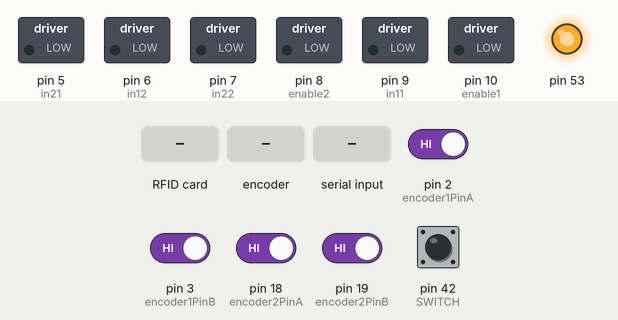
Simulated run of this sketch. Board: Arduino Mega 2560, built with avr-gcc and run on an emulated ATmega2560. Parts: switched loads named in the sketch (green lamp = pin HIGH), output pins drawn as LEDs (lit = HIGH). Wiring (inferred from the names in the program): DS3231 clock at I2C address 0x68. Inputs (shaded band) come from the test bench; at power-on: pin 2 (encoder1PinA), pin 3 (encoder1PinB), pin 18 (encoder2PinA), pin 19 (encoder2PinB) HIGH, pin 42 (SWITCH) LOW. The local clock reads 2024-03-15 10:24:30 at power-on unless the sketch sets it; what the sketch prints to the serial monitor is not drawn.

Above: at 1.3 s.
1.4 s: RFID card 5E 7A 19 C4 held to the reader
At 2.2 s:
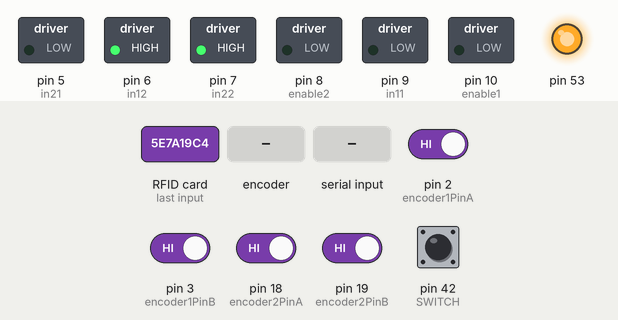
2.9 s: rotary encoder on pin 2 (encoder1PinA) / pin 3 (encoder1PinB) turned 1 step (first pin leading)
4.6 s: "90,45\n" received over Serial
6.2 s: RFID card 5E 7A 19 C4 held to the reader
At 7.3 s:
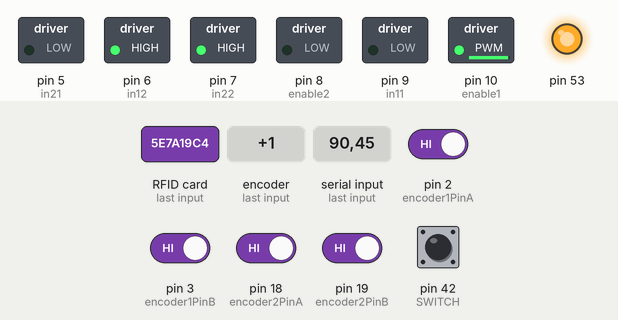
7.7 s: rotary encoder on pin 2 (encoder1PinA) / pin 3 (encoder1PinB) turned 2 steps (second pin leading)
At 9.1 s:
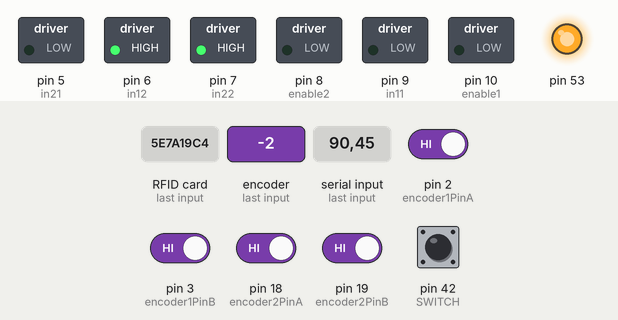
Timing chart, 0 to 10.6 s (numbered marks = the images above; inputs shaded):
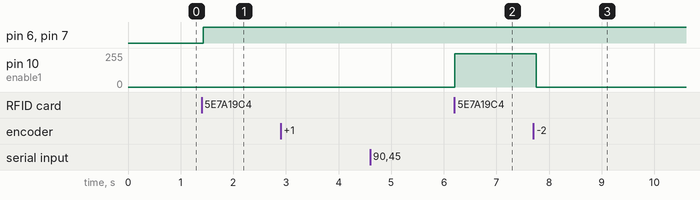

Measured:
- after the input at 1.4 s, pin 6 (in12), pin 7 (in22): LOW → HIGH at once
- after the input at 2.9 s, every drawn part: stays the same
- after the input at 4.6 s, every drawn part: stays the same
- after the input at 6.2 s, pin 10 (enable1): 0/255 → 250/255 at once
- after the input at 7.7 s, pin 10 (enable1): 250/255 → 0/255 after 0.05 s

The sketch:

elektroboj.ino
```cpp
 /*
 * Pin layout used:
 * ------------------------------------------------
 *             MFRC522      Arduino       Arduino
 *             Reader/PCD   Uno/101       Mega
 * Signal      Pin          Pin           Pin
 * ------------------------------------------------
 * RST/Reset   RST          9             5
 * SPI SS 1    SDA(SS)      ** custom, take a unused pin, only HIGH/LOW required **
 * SPI SS 2    SDA(SS)      ** custom, take a unused pin, only HIGH/LOW required **
 * SPI MOSI    MOSI         11 / ICSP-4   51
 * SPI MISO    MISO         12 / ICSP-1   50
 * SPI SCK     SCK          13 / ICSP-3   52
 */

#include "Wire.h"
#include <SPI.h>
#include <MFRC522.h>

#define DS3231_I2C_ADDRESS 0x68   // I2C adress for RTC

#define RST_PIN        49         // Configurable, see typical pin layout above
#define SS_1_PIN       46         // Configurable, Data pin for RFID1
#define SS_2_PIN       48         // Configurable, Data pin for RFID2

#define SWITCH         42         //limit switch input pin (in the middle on the switch)

byte ssPins[] = {SS_1_PIN, SS_2_PIN};
MFRC522 mfrc522[2];               // Create MFRC522 instance.
String uidString;                 // RFID card ID
String card_ID = "prazno";
bool flag_l=0;                    //flag lezaljka
bool flag_s=0;                    //flag sef
bool flag_switch=0;
bool flag_motor=0;
int time_spent=0;

int enable1 = 10;   //pin 10 - bijela
int in11 = 9;       //pin 9 - zelena
int in12 = 6;       //pin 6 - plava

int enable2 = 8;   //pin 8 - zelena
int in21 = 5;       //pin 5 - plava
int in22 = 7;       //pin 7 - ružičasta

int zadano = 0;
float degree1 = 0.0;
float degree2 = 0.0;
int encoder1PinA = 2;   // right (labeled DT on our decoder, yellow wire)
int encoder1PinB = 3;  // left (labeled CLK on our decoder, red wire)s

int encoder2PinA = 18;   // right (labeled DT on our decoder, yellow wire)
int encoder2PinB = 19;  // left (labeled CLK on our decoder, red wire)s

long int encoderPos1 = 0;  // a counter for the dial
static boolean rotating1=false;      // debounce management

long int encoderPos2 = 0;  // a counter for the dial
static boolean rotating2=false;      // debounce management

// interrupt service routine vars
boolean A_set1 = false;
boolean B_set1 = false;

boolean A_set2 = false;
boolean B_set2 = false;


//SETUP ***************************************************************************
void setup() {
pinMode(enable1, OUTPUT);
pinMode(in11, OUTPUT);
pinMode(in12, OUTPUT);
pinMode(enable1, OUTPUT);
pinMode(encoder1PinA, INPUT_PULLUP); // new method of enabling pullups
pinMode(encoder1PinB, INPUT_PULLUP);

pinMode(enable2, OUTPUT);
pinMode(in21, OUTPUT);
pinMode(in22, OUTPUT);
pinMode(enable2, OUTPUT);
pinMode(encoder2PinA, INPUT_PULLUP); // new method of enabling pullups
pinMode(encoder2PinB, INPUT_PULLUP);

// ENKODER1 PREKID PIN A
attachInterrupt(digitalPinToInterrupt(encoder1PinA), doEncoder1A, CHANGE);
// ENKODER1 PREKID PIN B
attachInterrupt(digitalPinToInterrupt(encoder1PinB), doEncoder1B, CHANGE);

// ENKODER2 PREKID PIN A
attachInterrupt(digitalPinToInterrupt(encoder2PinA), doEncoder2A, CHANGE);
// ENKODER2 PREKID PIN B
attachInterrupt(digitalPinToInterrupt(encoder2PinB), doEncoder2B, CHANGE);
  Wire.begin();                   // Begin I2C communication
  setDS3231time(0,0,0);           // DS3231 seconds, minutes, hours

  pinMode(OUTPUT, SWITCH);

  Serial.begin(115200);           // Initialize serial communications with the PC
  while (!Serial);                // Do nothing if no serial port is opened (added for Arduinos based on ATMEGA32U4)
  SPI.begin();                    // Init SPI bus

  for (uint8_t reader = 0; reader < 2; reader++) {
    mfrc522[reader].PCD_Init(ssPins[reader], RST_PIN); // Init each MFRC522 card
    Serial.print(F("Reader "));
    Serial.print(reader);
    Serial.print(F(": "));
    mfrc522[reader].PCD_DumpVersionToSerial();
  }
Serial.println("setup done");
}


//loop ******************************************************************************************************************
void loop() {

  if (Serial.available() > 0){
    zadano=Serial.parseInt();
    Serial.print("zadano = ");
    Serial.println(zadano);
  }

  for (uint8_t reader = 0; reader < 2; reader++) {
    // Look for new cards

    if (mfrc522[reader].PICC_IsNewCardPresent() && mfrc522[reader].PICC_ReadCardSerial()) {
      Serial.print(F("Reader "));
      Serial.print(reader);
      // Show some details of the PICC (that is: the tag/card)
      Serial.print(F(": Card UID:"));
      uidString = String(mfrc522[reader].uid.uidByte[0])+" "+String(mfrc522[reader].uid.uidByte[1])+" "+String(mfrc522[reader].uid.uidByte[2])+ " "+String(mfrc522[reader].uid.uidByte[3]);
      Serial.print(" ");
      Serial.println(uidString);
      //Serial.print(F("PICC type: "));
      //MFRC522::PICC_Type piccType = mfrc522[reader].PICC_GetType(mfrc522[reader].uid.sak);
      //Serial.println(mfrc522[reader].PICC_GetTypeName(piccType));

      if (reader == 0) {                    //RFID od lezaljke, ako je prazna
        if (flag_l==0){
          motor_control(zadano);
          //call_xbee()
          //open_l()
          flag_l=true;
          card_ID=uidString;
          setDS3231time(0,0,0);           //za početak ležanja postavi nule
          Serial.print("zauzetost ležaljke: ");
          Serial.println(flag_l);
          Serial.print("card_ID: ");
          Serial.println(card_ID);
          Serial.println("");
          delay(100);

        }
        else if (card_ID==uidString) {    //RFID od lezaljke, kraj koristenja
          motor_control(0);
          flag_l=0;
          flag_s=0;
          displayTime();
          card_ID="prazno";
          Serial.println("sef se otvara..");
          Serial.print("zauzetost ležaljke: ");
          Serial.println(flag_l);
          Serial.print("card_ID: ");
          Serial.println(card_ID);
          Serial.println("");
          delay(10);
        }
        else {
          Serial.println("Ležaljka je već zauzeta");
          Serial.println("");
        }
      }

      if (reader == 1){
        if (card_ID==uidString && flag_s==0){
          //open_safe();
          flag_s=1;
          Serial.print("sef se otvara, flag: ");
          Serial.println(flag_s);
          Serial.print("card_ID: ");
          Serial.println(card_ID);
        }
        else if(card_ID!=uidString)
          Serial.println("neautorizirano pokušaj otvaranja sefa!");
      }
      // Halt PICC
      mfrc522[reader].PICC_HaltA();
      // Stop encryption on PCD
      mfrc522[reader].PCD_StopCrypto1();
    } //if (mfrc522[reader].PICC_IsNewC
  } //for(uint8_t reader
  if (flag_l == 1){
    flag_switch = digitalRead(SWITCH);
    Serial.print(flag_switch);
    if (flag_switch){
    //motor()
    flag_motor=1;
    }
  }

delay(5);
}


//kontrola motora **************************************************************************************
void motor_control(int zadano){
while (degree1 > (zadano+5) || degree1 < (zadano-5) || degree2 > (zadano+5) || degree2 < (zadano-5)){     //ako jedan od 2 nije odradio posao
   if(degree1 > (zadano+5) || degree1 < (zadano-5)){                    //ako prvi nije odradio
      if (degree1<zadano){
          digitalWrite(in11, HIGH);
          digitalWrite(in12, LOW);
          analogWrite(enable1, 250);
      }
      else if (degree1>zadano){
          digitalWrite(in11, LOW);
          digitalWrite(in12, HIGH);
          analogWrite(enable1, 250);
      }
  }
  else{
      digitalWrite(in11, LOW);
      digitalWrite(in12, HIGH);
      analogWrite(enable1, 0);
  }
  if(degree2 > (zadano+5) || degree2 < (zadano-5)){                     //ako drugi nije odradio

     if (degree2<zadano){
        digitalWrite(in21, LOW);
        digitalWrite(in22, HIGH);
        analogWrite(enable2, 250);
    }
    else if (degree2>zadano){
        digitalWrite(in21, HIGH);
        digitalWrite(in22, LOW);
        analogWrite(enable2, 250);
    }
  }
  else{
      digitalWrite(in21, LOW);
      digitalWrite(in22, HIGH);
      analogWrite(enable2, 0);
  }
delay(2);
}                                                                             //gasi oba motora
      digitalWrite(in11, LOW);
      digitalWrite(in12, HIGH);
      analogWrite(enable1, 0);

      digitalWrite(in21, LOW);
      digitalWrite(in22, HIGH);
      analogWrite(enable2, 0);
rotating1 = true;
rotating2 = true;
}


////funkcije RTC ************************************************************************
//
void setDS3231time(byte second, byte minute, byte hour) {
  // sets time and date data to DS3231
  Wire.beginTransmission(DS3231_I2C_ADDRESS);
  Wire.write(0); // set next input to start at the seconds register
  Wire.write(decToBcd(second)); // set seconds
  Wire.write(decToBcd(minute)); // set minutes
  Wire.write(decToBcd(hour)); // set hours
  Wire.write(decToBcd(0)); // set day of week
  Wire.write(decToBcd(0)); // set date
  Wire.write(decToBcd(0)); // set month
  Wire.write(decToBcd(0)); // set year
  Wire.endTransmission();
}


int readDS3231time(byte *second, byte *minute, byte *hour){
  int spent;
  Wire.beginTransmission(DS3231_I2C_ADDRESS);
  Wire.write(0); // set DS3231 register pointer to 00h
  Wire.endTransmission();
  Wire.requestFrom(DS3231_I2C_ADDRESS, 7);
  // request seven bytes of data from DS3231 starting from register 00h
  *second = bcdToDec(Wire.read() & 0x7f);
  *minute = bcdToDec(Wire.read());
  *hour = bcdToDec(Wire.read() & 0x3f);
  spent=*minute+*hour*60;
  Serial.print("Vrijeme provedeno (u min): ");
  Serial.println(spent);
}


void displayTime(){
  byte second, minute, hour, time_spent;
  // retrieve data from DS3231
  time_spent=readDS3231time(&second, &minute, &hour);
  // send it to the serial monitor
  Serial.print("vrijeme provedeno (h: min: s)");
  Serial.print(hour, DEC);
  // convert the byte variable to a decimal number when displayed
  Serial.print(":");
  /*if (minute<10)
  {
    Serial.print("0");
  }*/
  Serial.print(minute, DEC);
  Serial.print(":");
  /*if (second<10)
  {
    Serial.print("0");
  }*/
  Serial.println(second, DEC);
}


// Convert binary coded decimal to normal decimal numbers and inverse
byte decToBcd(byte val)
{
  return( (val/10*16) + (val%10) );
}

byte bcdToDec(byte val)
{
  return( (val/16*10) + (val%16) );
}


// Encoder interrupts *******************************************************************
//prekidi za enkoder motora A
void doEncoder1A(){

  // Test transition, did things really change?
  if( digitalRead(encoder1PinA) != A_set1 ) {  // debounce once more
    A_set1 = !A_set1;

    // adjust counter + if A leads B
    if ( A_set1 && !B_set1 )
      encoderPos1++;
      Serial.print("encoderPos1 raste ");
      Serial.println(encoderPos1);
  }
      degree1 = 6.25*float(encoderPos1);
      rotating1 = false;  // no more debouncing until loop() hits again
}
// PREKIDNI POTPROGRAM PINA  B
void doEncoder1B(){

  if( digitalRead(encoder1PinB) != B_set1 ) {
    B_set1 = !B_set1;
    //  adjust counter - 1 if B leads A
    if( B_set1 && !A_set1 ){
      encoderPos1--;
      Serial.print("encoderPos1 pada ");
      Serial.println(encoderPos1);
    }
      rotating1 = false;
      degree1 = 6.25*float(encoderPos1);

  }
}

void doEncoder2A(){

  // Test transition, did things really change?
  if( digitalRead(encoder2PinA) != A_set2 ) {  // debounce once more
    A_set2 = !A_set2;

    // adjust counter + if A leads B
    if ( A_set2 && !B_set2 )
      encoderPos2++;
      Serial.print("encoderPos2 raste ");
      Serial.println(encoderPos2);
  }
      degree2 = -6.25*float(encoderPos2);
      rotating2 = false;  // no more debouncing until loop() hits again
}
// PREKIDNI POTPROGRAM PINA  B
void doEncoder2B(){

  if( digitalRead(encoder2PinB) != B_set2 ) {
    B_set2 = !B_set2;
    //  adjust counter - 1 if B leads A
    if( B_set2 && !A_set2 ){
      encoderPos2--;
      Serial.print("encoderPos2 pada ");
      Serial.println(encoderPos2);
    }
      rotating2 = false;
      degree2 = -6.25*float(encoderPos2);

  }
}
```
